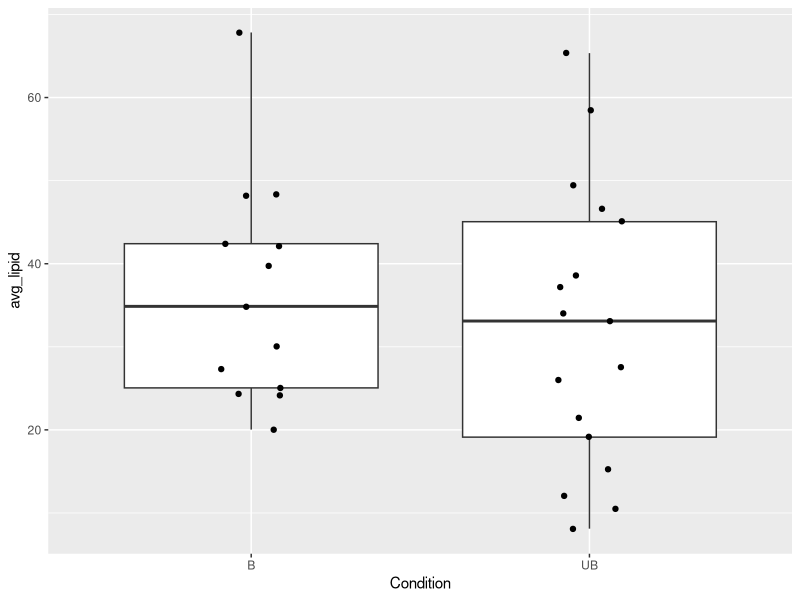
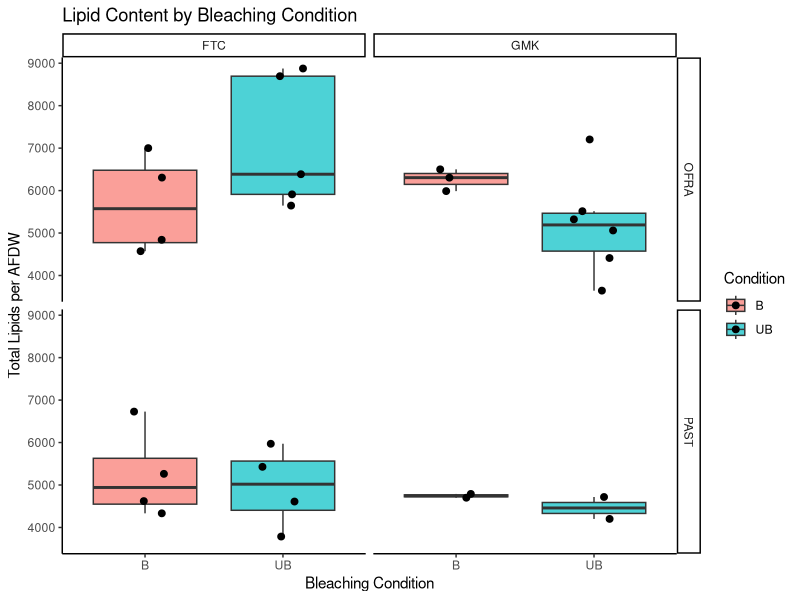
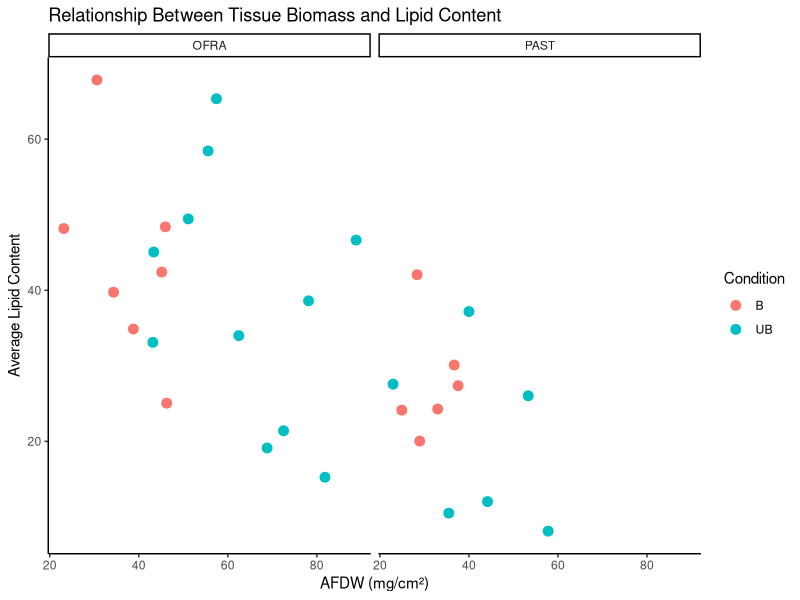
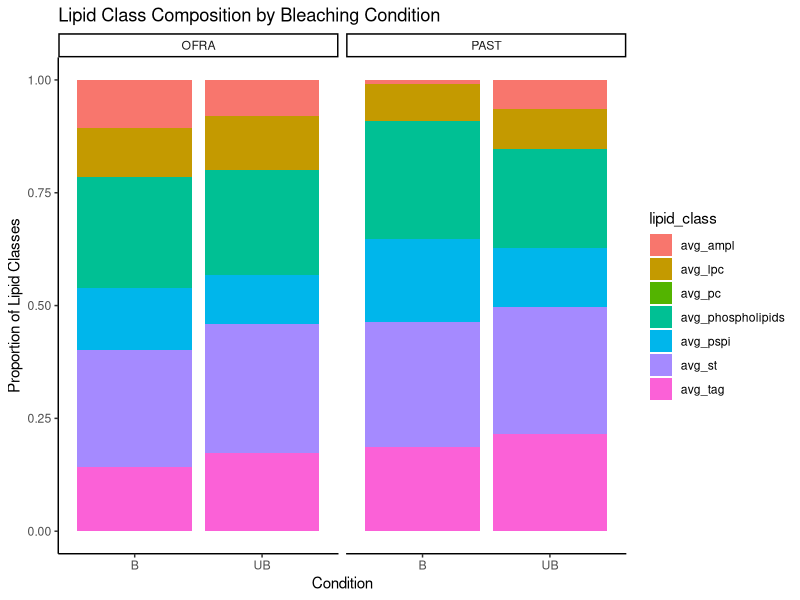
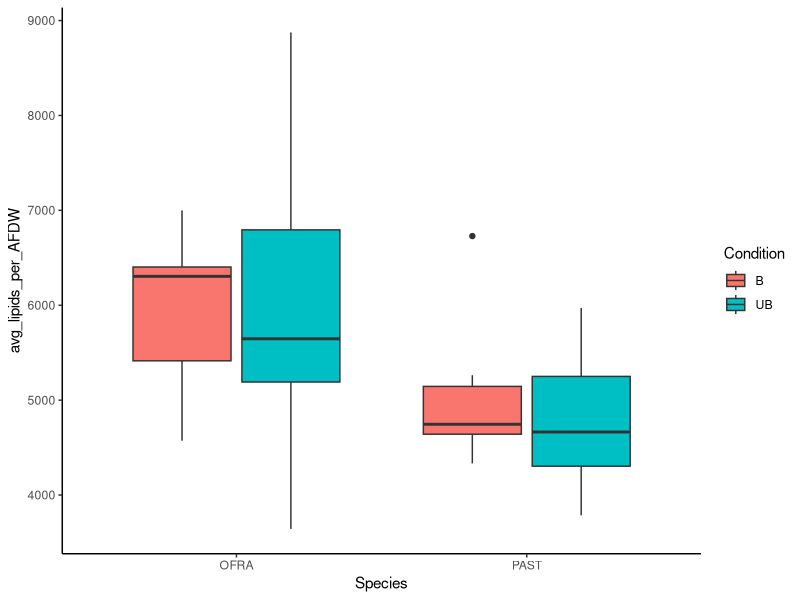
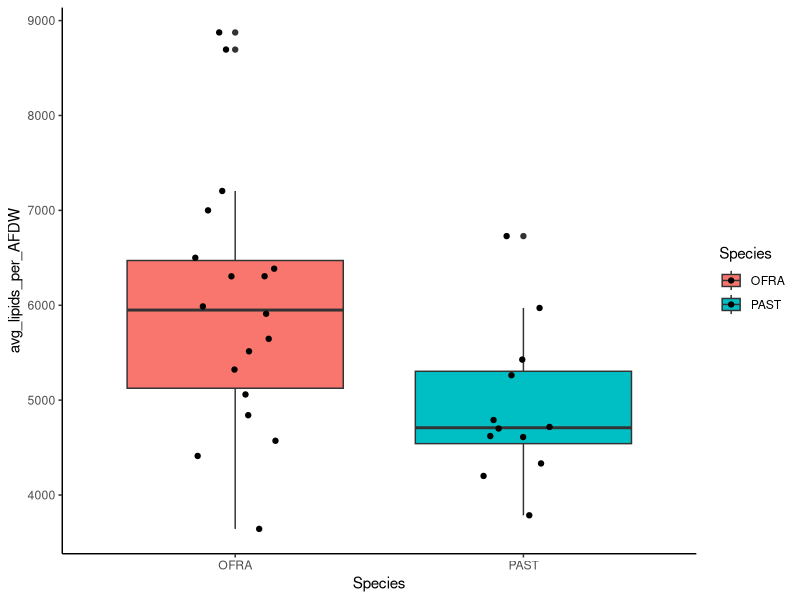
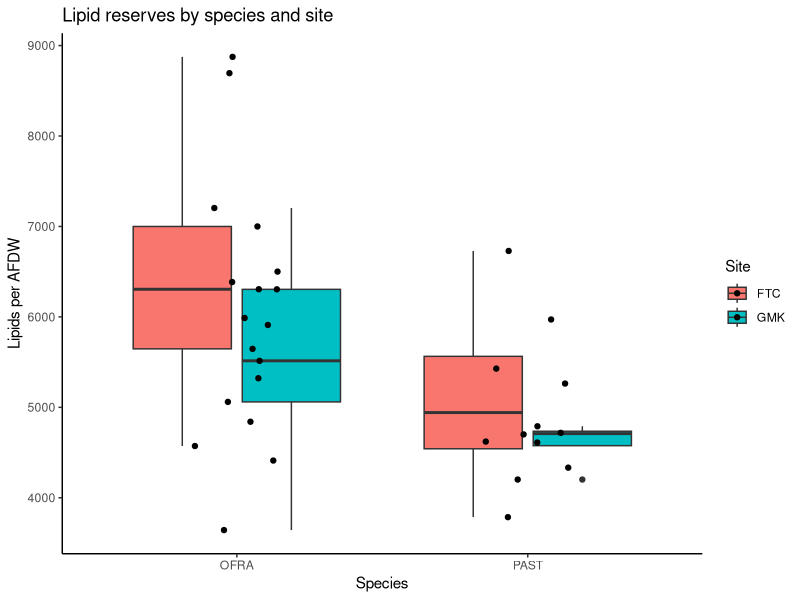

Recreate these plots in R, in order.
#################
#03/09/2026
#Initial plots to see if there's any trends
################

#load libraries
library(tidyverse)

lipid <- read.csv("./data/data/R_Master - Sheet1.csv")

#make grouping variables factors
lipid$Condition <- as.factor(lipid$Condition)
lipid$Site <- as.factor(lipid$Site)
lipid$Species <- as.factor(lipid$Species)

#check it out
str(lipid)
summary(lipid)

#lets look at just lipid data first (waxes)

lipid_clean <- lipid %>%
  drop_na(avg_lipid) #lost 5 ; same ones missing avg-Lipid are missing std dev obvs

#plot 
ggplot(lipid_clean, aes(x = Condition, y = avg_lipid)) +
  geom_boxplot() +
  geom_jitter(width = 0.1)

#break it down
ggplot(lipid_clean, aes(x = Condition, y = avg_lipids_per_AFDW, fill = Condition)) +
  geom_boxplot(outlier.shape = NA, alpha = 0.7) +
  geom_jitter(width = 0.15, size = 2) +
  facet_grid(Species ~ Site) +
  theme_classic() +
  labs(
    x = "Bleaching Condition",
    y = "Total Lipids per AFDW",
    title = "Lipid Content by Bleaching Condition"
  )

#Tissue biomass vs lipid content
ggplot(lipid_clean, aes(x = AFDW_mg_cm2, y = avg_lipid, color = Condition)) +
  geom_point(size = 3) +
  facet_wrap(~Species) +
  theme_classic() +
  labs(
    x = "AFDW (mg/cm²)",
    y = "Average Lipid Content",
    title = "Relationship Between Tissue Biomass and Lipid Content"
  )

########################################
#now let's look at the rest of the lipids
########################################

#make long 
lipid_long <- lipid_clean %>%
  pivot_longer(
    cols = c(avg_tag, avg_st, avg_ampl, avg_pspi, avg_pc, avg_lpc, avg_phospholipids),
    names_to = "lipid_class",
    values_to = "value"
  )

#plot
ggplot(lipid_long, aes(x = Condition, y = value, fill = lipid_class)) +
  geom_bar(stat = "identity", position = "fill") +
  facet_wrap(~Species) +
  theme_classic() +
  labs(
    y = "Proportion of Lipid Classes",
    title = "Lipid Class Composition by Bleaching Condition"
  )

#another check for species differences
ggplot(lipid_clean, aes(x = Species, y = avg_lipids_per_AFDW, fill = Condition)) +
  geom_boxplot() +
  theme_classic()


############################################################################
#quick stats just to see if there's a signal even though plots don't look like it 
############################################################################

model1 <- lm(avg_lipids_per_AFDW ~ Condition + Species + Site, data = lipid_clean)

anova(model1)
# Analysis of Variance Table
# 
# Response: avg_lipids_per_AFDW
# Df   Sum Sq Mean Sq F value  Pr(>F)  
# Condition  1    42858   42858  0.0320 0.85932  
# Species    1  8376078 8376078  6.2624 0.01895 *
#   Site       1  4130937 4130937  3.0885 0.09062 .
# Residuals 26 34775217 1337508                  
# ---
#   Signif. codes:  0 ‘***’ 0.001 ‘**’ 0.01 ‘*’ 0.05 ‘.’ 0.1 ‘ ’ 1
summary(model1)
# Call:
#   lm(formula = avg_lipids_per_AFDW ~ Condition + Species + Site, 
#      data = lipid_clean)
# 
# Residuals:
#   Min       1Q   Median       3Q      Max 
# -1990.62  -576.42   -43.88   555.32  2480.31 
# 
# Coefficients:
#   Estimate Std. Error t value Pr(>|t|)    
# (Intercept)  6383.90     426.94  14.953 2.78e-14 ***
#   ConditionUB    10.72     429.73   0.025   0.9803    
# SpeciesPAST -1206.18     439.06  -2.747   0.0108 *  
#   SiteGMK      -761.04     433.04  -1.757   0.0906 .  
# ---
#   Signif. codes:  0 ‘***’ 0.001 ‘**’ 0.01 ‘*’ 0.05 ‘.’ 0.1 ‘ ’ 1
# 
# Residual standard error: 1157 on 26 degrees of freedom
# Multiple R-squared:  0.2652,	Adjusted R-squared:  0.1804 
# F-statistic: 3.128 on 3 and 26 DF,  p-value: 0.04283
###################################
#Interpretation
#Bleached and unbleached colonies have essentially the same lipid levels in this dataset (p = 0.859)
#Lipid content differs between species (p = 0.01)
#Site is not significant at 0.05 but suggestive (0.09) --> could be small sample size or slight envs effect
#bleached OFRA colonies at FTC have an average lipid level ≈ 6384
#Unbleached colonies only differ by ~11 units (+10.72)
#PAST colonies have about 1200 fewer lipids per AFDW than OFRA -->  a large biological difference?
#Colonies at GMK have about 760 fewer lipids than FTC --> kind of large but moderately sig (p=0.09)
#F-statistic p = 0.0428, At least one predictor significantly explains lipid variation --> gotta be species
###################################


#now go into species more and see if there's an effect
model2 <- lm(avg_lipids_per_AFDW ~ Condition * Species + Site, data = lipid_clean)
anova(model2)
# Analysis of Variance Table
# 
# Response: avg_lipids_per_AFDW
# Df   Sum Sq Mean Sq F value  Pr(>F)  
# Condition          1    42858   42858  0.0312 0.86118  
# Species            1  8376078 8376078  6.1012 0.02068 *
#   Site               1  4130937 4130937  3.0090 0.09512 .
# Condition:Species  1   453800  453800  0.3306 0.57047  
# Residuals         25 34321418 1372857                  
# ---
#   Signif. codes:  0 ‘***’ 0.001 ‘**’ 0.01 ‘*’ 0.05 ‘.’ 0.1 ‘ ’ 1
summary(model2)
# Call:
#   lm(formula = avg_lipids_per_AFDW ~ Condition * Species + Site, 
#      data = lipid_clean)
# 
# Residuals:
#   Min       1Q   Median       3Q      Max 
# -2065.13  -694.80   -67.86   678.06  2391.12 
# 
# Coefficients:
#   Estimate Std. Error t value Pr(>|t|)    
# (Intercept)               6262.6      481.2  13.013 1.24e-12 ***
#   ConditionUB                221.2      568.8   0.389   0.7007    
# SpeciesPAST               -931.2      653.2  -1.426   0.1664    
# SiteGMK                   -775.7      439.5  -1.765   0.0898 .  
# ConditionUB:SpeciesPAST   -508.2      883.8  -0.575   0.5705    
# ---
#   Signif. codes:  0 ‘***’ 0.001 ‘**’ 0.01 ‘*’ 0.05 ‘.’ 0.1 ‘ ’ 1
# 
# Residual standard error: 1172 on 25 degrees of freedom
# Multiple R-squared:  0.2748,	Adjusted R-squared:  0.1587 
# F-statistic: 2.368 on 4 and 25 DF,  p-value: 0.07994


##################################################
#Interpretation
#Bleaching condition does not explain lipid differences (p = 0.861)
#The two coral species have different lipid levels (p = 0.02068)
#may be site-level environmental differences (p = 0.09512)
#Bleaching does not affect the species differently.
#Unbleached colonies have ~221 more lipids, but that difference is tiny relative to the variation.
#adding the interaction increases uncertainty and reduces statistical power -> but the direction of the effect stayed the same
#Colonies at GMK appear to have lower lipid reserves than FTC.
##################################################

ggplot(lipid_clean, aes(Species, avg_lipids_per_AFDW, fill = Species)) +
  geom_boxplot() +
  geom_jitter(width = 0.15) +
  theme_classic()
#OFRA slightly higher than PAST


#remove bleaching to see if that makes other drivers stand out : So it estimates lipid levels based on species and site only.
lm(avg_lipids_per_AFDW ~ Species + Site, data = lipid_clean)
# Call:
#   lm(formula = avg_lipids_per_AFDW ~ Species + Site, data = lipid_clean)
# 
# Coefficients:
#   (Intercept)  SpeciesPAST      SiteGMK  
# 6390.1      -1207.2       -760.3  

##################################################
#Interpretation
#OFRA colonies at FTC have ~ 6390 lipids per AFDW
#PAST colonies have ~1207 fewer lipids per AFDW than OFRA.
#Colonies at GMK have ~760 fewer lipids per AFDW than FTC.
##################################################
ggplot(lipid_clean, aes(Species, avg_lipids_per_AFDW, fill = Site)) +
  geom_boxplot() +
  geom_jitter(width = 0.15) +
  theme_classic() +
  labs(
    y = "Lipids per AFDW",
    title = "Lipid reserves by species and site"
  )



############################
#Lipid reserves are more species-dependent than bleaching-dependent, suggesting intrinsic physiological differences between coral species.
#condition has no detectable effect on lipid reserves
#OFRA stores substantially more lipids than PAST.
#GMK colonies may have slightly lower lipid reserves than FTC
